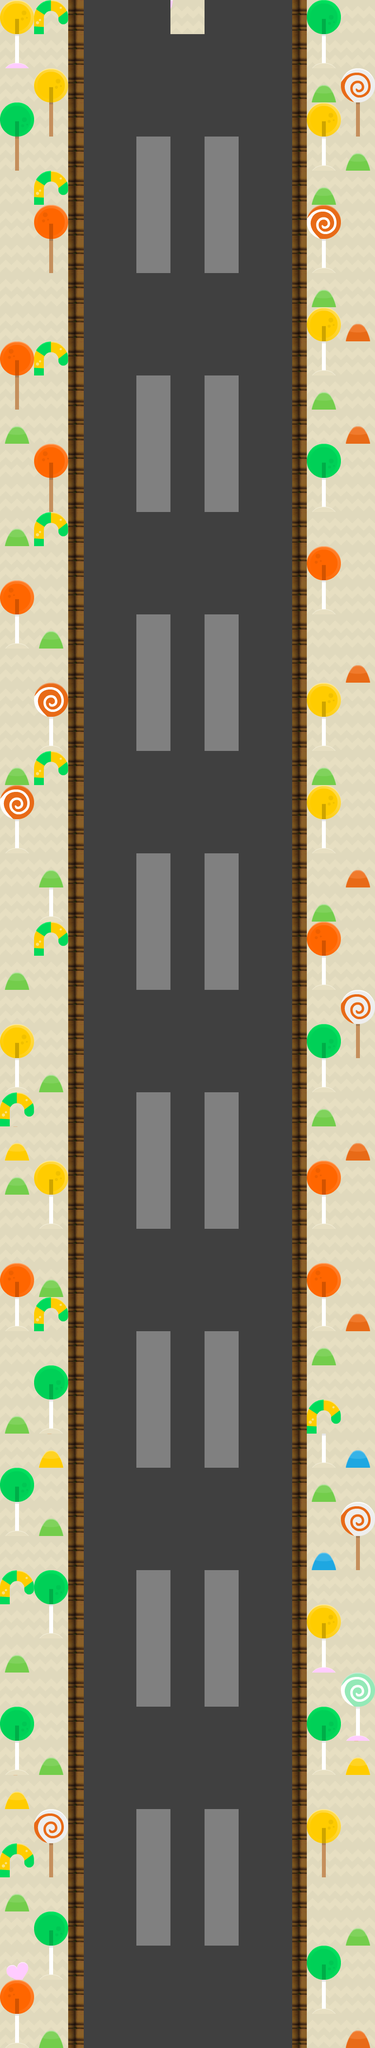

Rendered tile map (Tiled .tmx) drawn with the repository's tilesets; below, a short description and the map source with its tile grids summarised:
An orthogonal 11x60 tile map with 70x70 px tiles, 5 tile layers (ground, build, runway, runway_Symbol, ...), 3 tilesets and 1 object (playerPoint).

<map version="1.0" orientation="orthogonal" renderorder="right-down" width="11" height="60" tilewidth="70" tileheight="70" nextobjectid="7">
 <tileset firstgid="1" name="map" tilewidth="70" tileheight="70" tilecount="98" columns="14">
  <image source="map.png" width="980" height="490" />
 </tileset>
 <tileset firstgid="99" name="1" tilewidth="70" tileheight="70" tilecount="65" columns="5">
  <image source="1.png" width="351" height="964" />
 </tileset>
 <tileset firstgid="164" name="3" tilewidth="70" tileheight="70" tilecount="20" columns="5">
  <image source="3.png" width="385" height="306" />
 </tileset>
 <layer name="ground" width="11" height="60">
  <data>[660 cells, 660 non-empty, 1 distinct tile ids]</data>
 </layer>
 <layer name="build" width="11" height="60">
  <data>[660 cells, 134 non-empty, 17 distinct tile ids]</data>
 </layer>
 <layer name="runway" width="11" height="60">
  <properties>
   <property name="Monster_exit" type="bool" value="false" />
  </properties>
  <data>[660 cells, 300 non-empty, 3 distinct tile ids]</data>
 </layer>
 <layer name="runway_Symbol" width="11" height="60">
  <data>[660 cells, 64 non-empty, 1 distinct tile ids]</data>
 </layer>
 <layer name="barriers" width="11" height="60">
  <data>[660 cells, 120 non-empty, 2 distinct tile ids]</data>
 </layer>
 <objectgroup name="player">
  <object id="5" name="playerPoint" x="348.334" y="4062" width="69" height="68" />
 </objectgroup>
</map>
